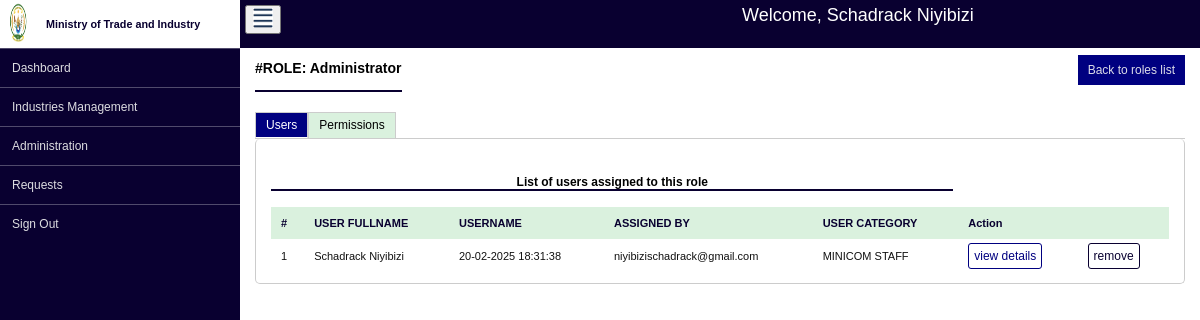
Screenshot of /system-management/roles/2/ (signed in) with the database file from the repository.
### system_management/models.py (models this page shows, shortened)
class User(AbstractUser):
    USER_CATEGORIES = (
        ("MINICOM STAFF", "MINICOM STAFF"),
        ("COMPANY", "COMPANY"),
        ("VISITOR", "VISITOR"),
    )
    first_name = models.CharField(max_length=250, null=False, blank=False)
    username = None
    change_password_required = models.BooleanField(default=False)
    user_category = models.CharField(max_length=20, choices=USER_CATEGORIES, null=False, blank=False)
    email = models.EmailField(unique=True, max_length=250)
    USERNAME_FIELD = 'email'
    REQUIRED_FIELDS = ["first_name", "last_name"]
    class Meta(AbstractUser.Meta):
        swappable = 'AUTH_USER_MODEL'
        db_table = 'Users'

class Role(models.Model):
    name = models.CharField(max_length=120, null=False, blank=False, unique=True)
    created_date = models.DateTimeField(auto_now_add=True)
    class Meta:
        db_table = 'Roles'

class UserRole(models.Model):
    user = models.ForeignKey(User, on_delete=models.CASCADE, related_name="all_user_roles")
    assigned_by = models.ForeignKey(User, on_delete=models.CASCADE, related_name="all_users_assigned")
    role = models.ForeignKey(Role, on_delete=models.CASCADE, related_name="all_role_users")
    assigned_date = models.DateTimeField(auto_now_add=True)
    class Meta:
        db_table = 'UserRoles'

### system_management/views.py (the view)
# urls.py: path("roles/<str:role_id>/", role_details, name="role-details"),
@login_required(login_url="system_management:login", redirect_field_name="redirect_to")
def role_details(request, role_id):
    role = Role.objects.filter(id=role_id).first()
    role_users = []
    if role is not None:
        role_users = UserRole.objects.filter(role=role).order_by("user__first_name")
    else:
        return redirect("system_management:roles-list")
    permissions = []
    with open(os.path.join(os.getcwd(), "modules_permissions.json")) as f:
        permissions = json.load(f)
    role_permissions = RolePermission.objects.filter(role=role)
    for existing_permission in role_permissions:
        for permission in permissions:
            if permission["module_id"] == existing_permission.module.module_id and permission["action_value"] == existing_permission.action_value:
                permissions.remove(permission)
    context = {
        "role": role,
        "role_users": role_users,
        "role_permissions": role_permissions,
        "permissions": permissions
    }
    return render(request, "systems_management/role_details.html", context=context)

### templates/systems_management/role_details.html (shortened to what this page needs)
{% extends "base_layout.html" %}
{% block main_data_load %}
    <div id="car_title_header_and_new_btn">
        <p id="car_title_header_and_new_btn_p">#ROLE: {{ role.name }}</p>
        <a href="{% url 'system_management:roles-list' %}" id="price_back_to_car_list">Back to roles list</a>
    </div>
    <div id="tabs-container">
        <ul class="tabs">
            <li class="tab-link active" data-tab="role-users">Users</li>
            <li class="tab-link" data-tab="role-permissions">Permissions</li>
        </ul>
    </div>
    <div id="car_body_data">
        <div id="role-users" class="tab-content active">
            <div class="current_price_list table-data">
                {% if role_users|length > 0 %}
                    <h4>List of users assigned to this role</h4>
                    <table class="table-data">
                        <thead>
                            <th>#</th>
                            <th>USER FULLNAME</th>
                            <th>USERNAME</th>
                            <th>ASSIGNED BY</th>
                            <th>USER CATEGORY</th>
                            <th colspan="2">Action</th>
                        </thead>
                        <tbody>
                            {% for role_user in role_users %}
                                <tr>
                                    <td>{{ forloop.counter }}</td>
                                    <td>{{ role_user.user.get_full_name }}</td>
                                    <td>{{ role_user.assigned_date|date:"d-m-Y H:i:s" }}</td>
                                    <td>{{ role_user.assigned_by.email }}</td>
                                    <td>{{ role_user.user.user_category }}</td>
                                    <td><a href="{% url 'system_management:user-details' role_user.user.id %}" class="view_button">view details</a></td>
                                    <td><a href="" class="delete_button">remove</a></td>
                                </tr>
                            {% endfor %}
                        </tbody>
                    </table>
                {% else %}
                    <h4>There are no users assigned to this role</h4>
                {% endif %}
            </div>
        </div>
    </div>
{% endblock %}

### templates/base_layout.html (shortened to what this page needs)
<!DOCTYPE html>
{% load static %}
<html lang="en">
  <head>
    <link rel="stylesheet" type="text/css" href="{% static 'css/main.css' %}"/>
  </head>
  <body>
    <div id="aside_navigation">
		<div id="sfjourney_aside_logo">
			<img src="{% static 'images/minicom_logo.png' %}" id="aside_logo" class="aside-header-data"/>
			<p class="aside-header-data">Ministry of Trade and Industry</p>
		</div>
		<div id="aside_navigations">
			<a href="">Dashboard</a>
			<button onclick="toggleAssetRegistrySection()">Industries management</button>
			<button onclick="toggleUsersManagementAssetSection()">Administration</button>
			<a href="">Requests</a>
			<a href="{% url 'system_management:logout' %}">Sign out</a>
		</div>
	</div>
	<div id="main_load">
		<div id="main_load_header">
			<button onclick="toggleNavigations()"><img src="{% static 'images/icon.png' %}" width="20" height="20"/></button>
			<p>Welcome, {{ request.user.first_name|capfirst }} {{ request.user.last_name|lower|capfirst }}</p>
		</div>
		<div id="main_load_data">
			{% block main_data_load %}
            {% endblock %}
		</div>
	</div>
  </body>
</html>

### rows the page displays
User: user.first_name "Schadrack", user.last_name "Niyibizi"
Role: name "Administrator"
UserRole: user.get_full_name "Schadrack Niyibizi", assigned_date "20-02-2025 18:31:38", assigned_by.email "niyibizischadrack@gmail.com", user.user_category "MINICOM STAFF"
